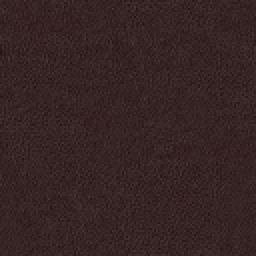
#> input picture assets/models/furn/leather_02.png, 128 x 128 px, given in place of wall_stucco_03.jpg, which was not available (shown 2 times larger)
$ python gen_interior.py ../assets/models/furn/leather_02.png
#> lines starting #> are read from the running program, lines starting #| are printed output that depends on the picture
### tools/gen_city.py
# -*- coding: utf-8 -*-
"""Текстуры города из фотоматериалов: стены, окна, двери, асфальт, крыши.

Раньше весь город был нарисован кодом в разрешении 64 точки на секцию фасада — отсюда «мыло»
и кирпичи размером с подушку.  Здесь те же текстуры (с теми же именами) собираются заново,
вчетверо подробнее, из фотографий настоящих материалов в стиле игр конца 90-х:

  * стены, окна и двери — библиотека Classic64 (Craig Snedeker, CC0) из сборника
    github.com/M3-org/retro3d-assets;
  * разметка дорог, стеклянные фасады, витрины и вывески дорисовываются кодом.

    python tools/gen_city.py fetch      # скачать исходные материалы в .cache/model_src/m3 (git)
    python tools/gen_city.py            # собрать текстуры в assets/tex
    python tools/gen_city.py --sheet out.png

Список собранных файлов пишется в assets/tex/_photo.json: tools/gen_textures.py эти имена не трогает.
Игре исходники не нужны — она читает готовые PNG.
"""
import json
import math
import os
import subprocess
import sys

import numpy as np
from PIL import Image, ImageDraw, ImageFilter

sys.path.insert(0, os.path.dirname(os.path.abspath(__file__)))

ROOT = os.path.dirname(os.path.dirname(os.path.abspath(__file__)))
SRC = os.path.join(ROOT, '.cache', 'model_src', 'm3')
OUT = os.path.join(ROOT, 'assets', 'tex')
MANIFEST = os.path.join(OUT, '_photo.json')
REPO = 'https://github.com/M3-org/retro3d-assets'
FOLDERS = ['Bricks', 'Concrete', 'Doors', 'Windows', 'Walls', 'Roof', 'Road', 'Ground', 'Metal', 'Tiles', 'Wood',
           'Industrial', 'Misc', 'Nature']

BAY_W, FLOOR_H, GF_H = 3.5, 3.2, 4.0            # как в game/city.py
T = 256                                         # точек на секцию фасада
written = []
windows = {}                                    # имя фасада -> окна (в долях секции), для ночных огней


# ---------------------------------------------------------------------------
# инструменты
# ---------------------------------------------------------------------------
def fetch():
    if os.path.isdir(os.path.join(SRC, 'Bricks')):
        return
    os.makedirs(os.path.dirname(SRC), exist_ok=True)
    subprocess.check_call(['git', 'clone', '-q', '--filter=blob:none', '--no-checkout', '--depth', '1', REPO, SRC])
    subprocess.check_call(['git', 'sparse-checkout', 'init', '--no-cone'], cwd=SRC)
    subprocess.check_call(['git', 'sparse-checkout', 'set'] + ['/%s/Materials/' % f for f in FOLDERS], cwd=SRC)
    subprocess.check_call(['git', 'checkout', '-q'], cwd=SRC)


_cache = {}


def src(name):
    """Исходная картинка: 'Bricks/brick_red_02.jpg' -> массив RGB (float)."""
    a = _cache.get(name)
    if a is None:
        folder, fname = name.split('/')
        a = np.asarray(Image.open(os.path.join(SRC, folder, 'Materials', fname)).convert('RGB'), np.float32)
        _cache[name] = a
    return a.copy()


def img(a):
    return Image.fromarray(np.clip(a, 0, 255).astype(np.uint8), 'RGB')


def arr(im):
    return np.asarray(im.convert('RGB'), np.float32).copy()


def resize(a, w, h, how=Image.BICUBIC):
    return arr(img(a).resize((int(w), int(h)), how))


def tiled(a, w, h, nx, ny, how=Image.LANCZOS):
    """Материал, повторённый nx × ny раз на поле w × h (края стыкуются)."""
    tw, th = max(1, int(round(w / float(nx)))), max(1, int(round(h / float(ny))))
    t = resize(a, tw, th, how)
    big = np.tile(t, (int(ny) + 1, int(nx) + 1, 1))[:th * int(ny), :tw * int(nx)]
    if big.shape[0] != h or big.shape[1] != w:
        big = resize(big, w, h, Image.BILINEAR)
    return big


def tone(a, mul=(1.0, 1.0, 1.0), sat=1.0, add=0.0, contrast=1.0):
    g = (a[..., 0:1] * 0.30 + a[..., 1:2] * 0.59 + a[..., 2:3] * 0.11)
    a = g + (a - g) * sat
    m = a.mean()
    a = (a - m) * contrast + m
    return a * np.array(mul, np.float32) + add


# [6 lines left out: function recolor, not called in this run]


def smooth_noise(w, h, seed, cells=6, octaves=3):
    """Плавный шум 0..1, который стыкуется по краям."""
    r = np.random.RandomState(seed)
    out = np.zeros((h, w), np.float32)
    amp, tot = 1.0, 0.0
    for o in range(octaves):
        n = cells * (2 ** o)
        g = r.rand(n, n).astype(np.float32)
        g = np.concatenate([g, g[:, :1]], 1)
        g = np.concatenate([g, g[:1, :]], 0)
        im = Image.fromarray((g * 255).astype(np.uint8)).resize((w + w // n, h + h // n), Image.BICUBIC)
        out += np.asarray(im, np.float32)[:h, :w] / 255.0 * amp
        tot += amp
        amp *= 0.5
    return out / tot


def box(a, x0, y0, x1, y1, color):
    a[int(round(y0)):int(round(y1)), int(round(x0)):int(round(x1))] = color


def shade(a, x0, y0, x1, y1, k):
    a[int(round(y0)):int(round(y1)), int(round(x0)):int(round(x1))] *= k


# [32 lines left out: functions paste, soft_shadow, streaks, not called in this run]


def grime(a, seed, strength=0.18, cells=5):
    n = smooth_noise(a.shape[1], a.shape[0], seed, cells)
    a *= (1.0 - strength * n[..., None])


# [152 lines left out: functions save, asphalt, gen_ground, gen_roads, not called in this run]


# ---------------------------------------------------------------------------
# фасады: одна секция = 3.5 × 3.2 м = 256 × 256 точек
# ---------------------------------------------------------------------------
def wall(material, m_tile, w=T, h=T, m_w=BAY_W, m_h=FLOOR_H, **tn):
    a = tiled(src(material), w, h, max(1, int(round(m_w / m_tile))), max(1, int(round(m_h / m_tile))))
    return tone(a, **tn) if tn else a


# [34 lines left out: functions put_window, trim, not called in this run]


def reg(name, rects, w=T, h=T):
    windows[name] = [(x0 / float(w), y0 / float(h), x1 / float(w), y1 / float(h)) for (x0, y0, x1, y1) in rects]


def floor_line(a, k=0.86):
    shade(a, 0, a.shape[0] - 3, a.shape[1], a.shape[0], k)


# [458 lines left out: functions gen_facades, glass, gen_night, store_glass, gen_groundfloors, gen_details, not called in this run]


# ---------------------------------------------------------------------------
# зелень: кроны деревьев, кора, живая изгородь
# ---------------------------------------------------------------------------
def src_rgba(name):
    folder, fname = name.split('/')
    return Image.open(os.path.join(SRC, folder, 'Materials', fname)).convert('RGBA')


# [61 lines left out: functions _fronds, _scatter, _hard_alpha, gen_nature, not called in this run]


# ---------------------------------------------------------------------------
# уличные предметы: контейнеры, ящики, скамейки, баки
# ---------------------------------------------------------------------------
def _grey(a, level=178.0, contrast=1.0):
    """Материал в оттенках серого со средней яркостью level — чтобы красить его цветом вершин."""
    a = tone(a, sat=0.0, contrast=contrast)
    return a / max(1.0, float(a.mean())) * level


# [85 lines left out: functions gen_props, contact_sheet, main, not called in this run]


# [2 lines that do not run on import are left out]

### tools/gen_interior.py
# -*- coding: utf-8 -*-
"""Текстуры интерьеров: полы, стены, потолок, двери, окна, плакаты, полки с бутылками и книгами, стенды.

    python tools/gen_interior.py [--sheet лист.png]

Материалы берутся из того же открытого сборника, что и фасады города (см. tools/gen_city.py), остальное
рисуется здесь.  Все файлы называются assets/tex/int_*.png.
"""
import math
import os
import sys

import numpy as np
from PIL import Image, ImageDraw, ImageFont

sys.path.insert(0, os.path.dirname(os.path.abspath(__file__)))
import gen_city as gc                                   # noqa: E402
from gen_city import src, tone, tiled, resize, img, arr, box, shade, grime, smooth_noise, _grey     # noqa: E402

OUT = gc.OUT
FONTS = os.path.join(gc.ROOT, 'assets', 'fonts')
made = []


def save(a, name, colors=64, w=None, h=None):
    im = a if isinstance(a, Image.Image) else img(a)
    if w:
        im = im.resize((w, h), Image.LANCZOS)
    pw, ph = pot(im.size[0]), pot(im.size[1])        # стороны — степени двойки: так текстуру примет любая видеокарта
    if (pw, ph) != im.size:
        im = im.resize((pw, ph), Image.LANCZOS)
    if colors and im.mode == 'RGB':
        im = im.quantize(colors, method=Image.MEDIANCUT, dither=Image.NONE)
    im.save(os.path.join(OUT, name + '.png'), optimize=True)
    made.append(name)


def pot(n):
    """Ближайшая степень двойки."""
    p = 1
    while p * 2 <= n:
        p *= 2
    return p * 2 if n - p > p * 2 - n else p


def font(name, size):
    return ImageFont.truetype(os.path.join(FONTS, name), size)


def canvas(w, h, color):
    a = np.zeros((h, w, 3), np.float32)
    a[:] = color
    return a


def noise(a, amount, seed):
    r = np.random.RandomState(seed)
    a += (r.rand(a.shape[0], a.shape[1], 1).astype(np.float32) - 0.5) * 2.0 * amount


# [5 lines left out: function frame, not called in this run]


def gen_materials():
    save(_grey(tiled(src('Walls/wall_stucco_03.jpg'), 64, 64, 1, 1), 214.0, 1.25), 'int_wall', 32)
    # обои в полоску (красятся)
    a = canvas(64, 64, (214, 214, 214))
    for x in range(0, 64, 16):
        a[:, x:x + 6] *= 0.90
        a[:, x + 9:x + 10] *= 0.94
    a *= (0.96 + 0.08 * smooth_noise(64, 64, 5, 4)[..., None])
    noise(a, 3, 6)
    save(a, 'int_paper', 32)
    p = arr(gc.src_rgba('Wood/wood_planks_tan.png').convert('RGB'))
    save(tone(resize(p[:128], 64, 64), mul=(0.86, 0.72, 0.56), contrast=1.2), 'int_panel', 48)
    save(tone(resize(src('Wood/wood_planks_fancy_01.jpg'), 128, 128), mul=(1.0, 0.94, 0.86)), 'int_parquet', 64)
    save(tone(resize(src('Wood/wood_fancy_02.jpg'), 128, 128), mul=(0.88, 0.84, 0.80)), 'int_planks', 64)
    save(tone(resize(src('Wood/wood_fancy_04.jpg'), 64, 64), mul=(0.78, 0.70, 0.64)), 'int_wooddark', 48)
    save(resize(src('Tiles/tile_clean_tan.png'), 64, 64), 'int_tile', 32)
    save(tone(resize(src('Tiles/tile_modern_white.png'), 64, 64), mul=(0.96, 0.98, 1.0)), 'int_tilew', 32)
    save(_grey(resize(arr(gc.src_rgba('Floor/carpet_darkgray_01.png').convert('RGB')), 64, 64), 190.0, 1.3),
         'int_carpet', 32)
    c = arr(gc.src_rgba('Tiles/tiles_ceiling.png').convert('RGB'))
    save(tone(resize(c, 64, 64), mul=(0.97, 0.97, 0.95)), 'int_ceil', 32)
    save(resize(src('Misc/marbel_01.jpg'), 64, 64), 'int_marble', 48)
    save(_grey(resize(src('Misc/leather_01.jpg'), 64, 64), 190.0, 1.3), 'int_leather', 32)
    # шахматная плитка
    a = canvas(64, 64, (226, 222, 212))
    box(a, 0, 0, 32, 32, (44, 42, 44))
    box(a, 32, 32, 64, 64, (44, 42, 44))
    a *= (0.9 + 0.14 * smooth_noise(64, 64, 9, 4)[..., None])
    for k in (0, 32):
        a[k:k + 1] *= 0.8
        a[:, k:k + 1] *= 0.8
    save(a, 'int_checker', 32)
    # бетонный пол мастерской с масляными пятнами
    a = _grey(tiled(arr(gc.src_rgba('Concrete/concrete_01.png').convert('RGB')), 128, 128, 2, 2), 150.0, 1.2)
    n = smooth_noise(128, 128, 21, 3)
    a *= (1.0 - 0.45 * np.clip((n - 0.56) * 6.0, 0, 1))[..., None]
    for k in (0, 64):
        a[k:k + 1] *= 0.7
        a[:, k:k + 1] *= 0.7
    save(a, 'int_garage', 32)


# [222 lines left out: functions gen_doors, gen_wall_things, not called in this run]


BOTTLES = ((40, 110, 60), (150, 90, 30), (190, 150, 60), (120, 30, 40), (60, 90, 150), (200, 200, 190), (30, 60, 40),
           (170, 60, 30))
BOOKS = ((120, 30, 30), (30, 60, 110), (40, 90, 50), (150, 110, 50), (60, 40, 30), (90, 30, 80), (30, 30, 34),
         (170, 150, 120), (140, 60, 30))


def main():
    gc.fetch()
    gen_materials()
#> in src, `a = np.asarray(Image.open(os.path.join(SRC, folder, 'Materials', fname..`:
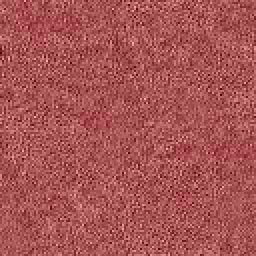
#> a: shape (128, 128, 3) float32 (shown 2 times larger); mean R, G, B 54.3, 36.2, 36.2; drawn with min black and max white
#> in tiled, `tw, th = max(1, int(round(w / float(nx)))), max(1, int(round(h / float..`: tw = 64
#> in img, returned value is the input picture: PIL image 128x128 RGB; mean R, G, B 54.3, 36.2, 36.2
#> in tone, `g = (a[..., 0:1] * 0.30 + a[..., 1:2] * 0.59 + a[..., 2:3] * 0.11)`:
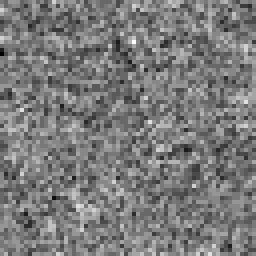
#> g: shape (64, 64, 1) float32 (shown 4 times larger); min 33.4, max 50.4, mean 41.6; drawn with min black and max white
#> in tone, `m = a.mean()`: m = 41.59
#> after the loop in smooth_noise, `for o in range(octaves):`:
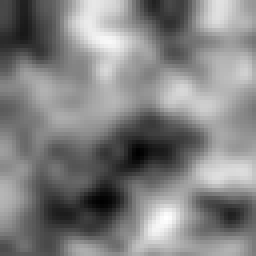
#> out: shape (64, 64) float32 (shown 4 times larger); min 0.228, max 1.44, mean 0.845; drawn with min black and max white
#> after the loop in smooth_noise, `for o in range(octaves):`: amp = 0.125; tot = 1.75
#> in gen_materials, `a *= (0.96 + 0.08 * smooth_noise(64, 64, 5, 4)[..., None])`:
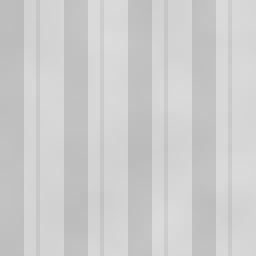
#> a: shape (64, 64, 3) float32 (shown 4 times larger); min 186.9, max 219.4, mean 204.9
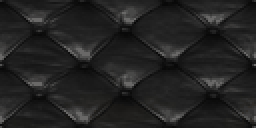
#> input picture assets/models/furn/leather_03.png, 128 x 64 px, given in place of wood_planks_tan.png, which was not available (shown 2 times larger)
#> in img, returned value is the input picture: PIL image 128x64 RGB; mean R, G, B 34.9, 34.9, 34.6
#> call 2 of tone, with mul = (0.86, 0.72, 0.56), sat = 1, add = 0, contrast = 1.2
#> in tone (call 2), `m = a.mean()`: m = 34.78
#> in tone (call 2), `return a * np.array(mul, np.float32) + add`:
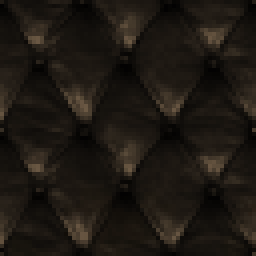
#> returned value: shape (64, 64, 3) float32 (shown 4 times larger); mean of channels 0, 1, 2 30.1, 25.1, 19.3; drawn as R, G, B
#> call 4 of save, with name = 'int_parquet', colors = 64
#> in save (call 4), `im = im.quantize(colors, method=Image.MEDIANCUT, dither=Image.NONE)`:
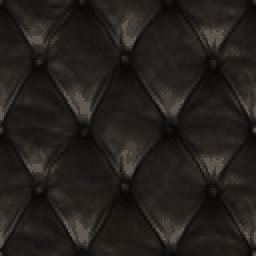
#> im: PIL image 128x128 P (shown 2 times larger); mean R, G, B 34.8, 32.1, 29
    gen_doors()
    gen_wall_things()
    size = sum(os.path.getsize(os.path.join(OUT, n + '.png')) for n in made)
    print('текстур интерьеров: %d, %d КБ' % (len(made), size // 1024))
    if '--sheet' in sys.argv:
        cell = 132
        cols = 10
        rows = (len(made) + cols - 1) // cols
        sheet = Image.new('RGB', (cols * cell, rows * cell), (24, 24, 24))
        for i, n in enumerate(made):
            im = Image.open(os.path.join(OUT, n + '.png')).convert('RGB')
            k = 128.0 / max(im.size)
            im = im.resize((max(1, int(im.size[0] * k)), max(1, int(im.size[1] * k))), Image.NEAREST)
            sheet.paste(im, ((i % cols) * cell + 2, (i // cols) * cell + 2))
        sheet.save(sys.argv[sys.argv.index('--sheet') + 1])


if __name__ == '__main__':
#> (the run stopped early here; a loop or call above may not have finished)
